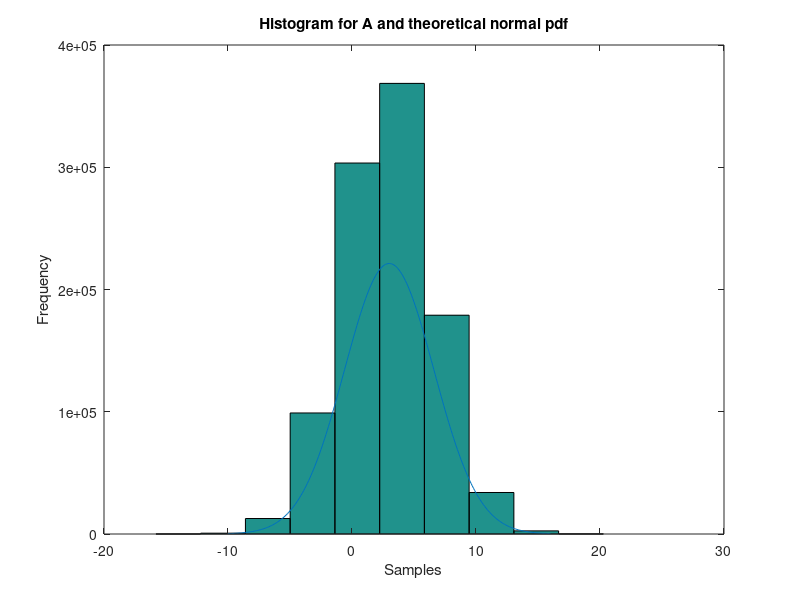

This figure's MATLAB source:
tic;
%This project works for continuous sampling
clear all;
clc
%Box Muller method
M1 = 1; % Mean of X
M2 = 2; % Mean of Y
V1 = 4; % Variance of X
V2 = 9; % Variance of Y
count = 1000000;
u1 = rand(count,1);
u2 = rand(count,1);
% Geberate X and Y that are N(0,1) random variables and independent
X = sqrt( - 2*log(u1)).*cos(2*pi*u2 ); 
Y = sqrt( - 2*log(u1)).*sin(2*pi*u2 );
% Scale them to a particular mean and variance 
x = sqrt(V1)*X + M1; % x~ N(M1,V1)
y = sqrt(V2)*Y + M2; % y~ N(M2,V2)
toc;

A = x + y;
C = cov(x,y);
sample_mean = mean(A);
sample_var = std(A).^2;
xn = -10:0.1:16;
yn = 2*count*normpdf(xn,M1+M2,sqrt(V1+V2));
figure(1);
hist(A);
hold on
plot(xn,yn);
xlabel('Samples');
ylabel('Frequency');
title('Histogram for A and theoretical normal pdf');


